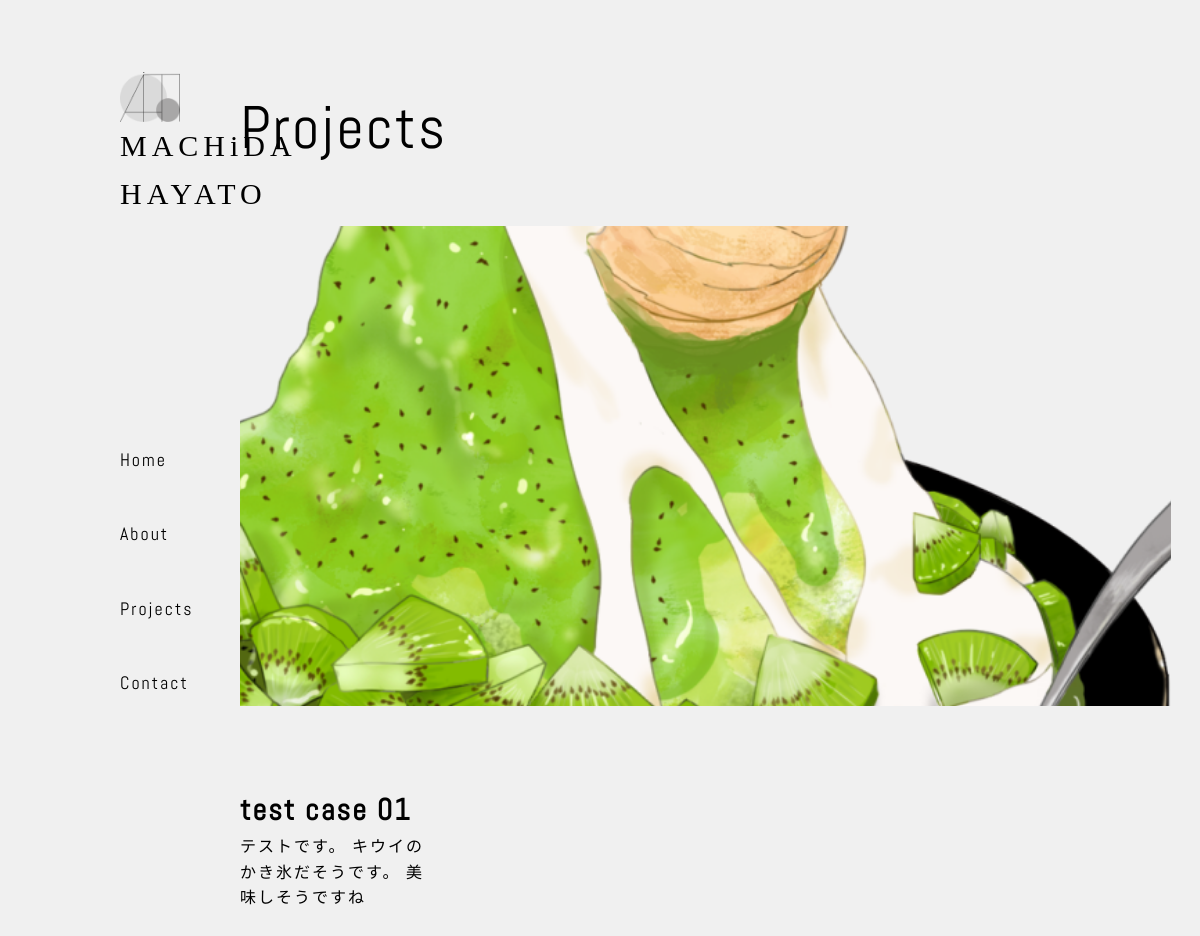
/project/1/, run on the app's committed database.
### projectapp/models.py (models this page shows, shortened)
class Portfolio_Item(models.Model):
    title = models.CharField(max_length=100)
    description = models.TextField()
    image_url = models.ImageField(upload_to='media/')
    created_at = models.DateTimeField(auto_now_add=True)

### projectapp/views.py (the view)
# urls.py: path('project/<int:pk>/', views.project_page_view, name="project"),
def project_page_view(request,pk):
    template_name = "project_page.html"
    item = models.Portfolio_Item.objects.get(pk=pk)
    return render(request, template_name, {'item':item})

### templates/project_page.html (shortened to what this page needs)
{% load static %}
<!DOCTYPE html>
<html lang="ja">
<head>
    <link rel="stylesheet" href="{% static '/css/project.css' %}">
</head>
<body>
    <header>
        <div class="head_cont">
            <div class="head_logo">
                <img src="../../static/css/images/Logo.png" alt="">
                <h1>MACHiDA HAYATO</h1>
            </div>
            <nav>
                <ul>
                    <li><a href="../../top/#hero">Home</a></li>
                    <li><a href="../../top/#about">About</a></li>
                    <li><a href="../../top/#projects">Projects</a></li>
                    <li><a href="../../top/#contact">Contact</a></li>
                </ul>
            </nav>
        </div>
    </header>
    <section id="projects">
        <div class="container">
            <h2>Projects</h2>
            <div class="portfolio-item" style="background-attachment: fixed; background-image: url(/{{item.image_url}});">
            </div>
            <div class="portfolio-text">
                <h3>{{ item.title }}</h3>
                <p>{{ item.description }}</p>
            </div>
        </div>
    </section>
</body>
</html>

### static/css/project.css (style rules this page uses)
* { margin: 0; padding: 0; box-sizing: border-box; }
body { font-family: 'Yu Gothic'; line-height: 1.6; background-color: #f0f0f0; letter-spacing: 2px; }
h2, h3, p, input, textarea { font-family: "Abel"; }
.container { width: 80vw; position: absolute; }
a { text-decoration: none; font-weight: 100; }
h2 { font-size: 60px; font-family: "Abel"; font-weight: 300; }
header { width: 19vw; height: 100vh; display: flex; top: 0; flex-direction: column; align-items: left; position: fixed; z-index: 100; }
header .head_cont { width: 11vw; height: 100%; position: absolute; left: 120px; }
header .head_logo { display: flex; flex-direction: column; align-items: start; position: relative; top: 9vh; }
header img { width: 60px; height: 50px; }
h1 { font-family: "timemachine wa"; font-size: 30px; font-weight: 500; letter-spacing: 5px; }
nav { height: 252px; position: relative; top: 300px; }
nav ul { list-style: none; height: 100%; display: flex; flex-direction: column; justify-content: space-between; }
nav ul li a { color: #000000; text-decoration: none; font-size: 18px; font-family: "Abel"; }
#projects { width: 100%; height: 1000px; margin-top: 80px; position: relative; }
#projects .container { display: flex; flex-direction: column; }
#projects h2 { margin-bottom: 50px; }
.portfolio-item { width: 97%; height: 60vh; background-size: cover; background-repeat: no-repeat; background-position: bottom center; transition: 0.1s ease-in-out; }
.portfolio-text { width: 20%; height: 100%; display: flex; flex-direction: column; justify-content: center; align-items: left; margin-top: 80px; }
h3 { font-size: 30px; }
#projects .container { right: 0; }

### data on the page
Portfolio_Item: image_url (picture), title "test case 01", description "テストです。 キウイのかき氷だそうです。 美味しそうですね"
